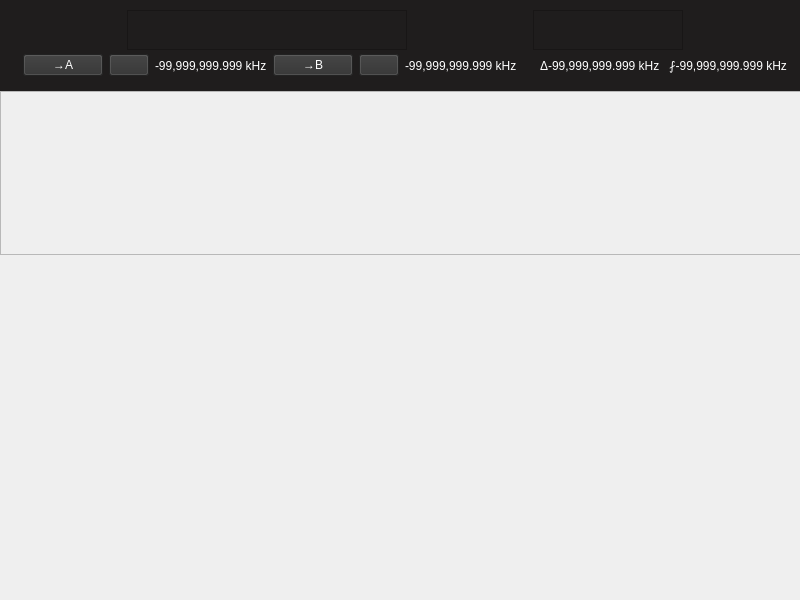
<?xml version="1.0" encoding="UTF-8"?>
<ui version="4.0">
 <class>Widget</class>
 <widget class="QWidget" name="Widget">
  <property name="geometry">
   <rect>
    <x>0</x>
    <y>0</y>
    <width>800</width>
    <height>600</height>
   </rect>
  </property>
  <property name="windowTitle">
   <string>Widget</string>
  </property>
  <widget class="CPlotter" name="plotter">
   <property name="geometry">
    <rect>
     <x>0</x>
     <y>91</y>
     <width>808</width>
     <height>164</height>
    </rect>
   </property>
   <property name="sizePolicy">
    <sizepolicy hsizetype="Expanding" vsizetype="Expanding">
     <horstretch>0</horstretch>
     <verstretch>0</verstretch>
    </sizepolicy>
   </property>
   <property name="autoFillBackground">
    <bool>true</bool>
   </property>
   <property name="frameShape">
    <enum>QFrame::StyledPanel</enum>
   </property>
   <property name="frameShadow">
    <enum>QFrame::Raised</enum>
   </property>
  </widget>
  <widget class="QFrame" name="frame">
   <property name="geometry">
    <rect>
     <x>0</x>
     <y>0</y>
     <width>808</width>
     <height>91</height>
    </rect>
   </property>
   <property name="sizePolicy">
    <sizepolicy hsizetype="Minimum" vsizetype="Minimum">
     <horstretch>0</horstretch>
     <verstretch>0</verstretch>
    </sizepolicy>
   </property>
   <property name="styleSheet">
    <string notr="true">background-color: rgb(31, 29, 29);</string>
   </property>
   <property name="frameShape">
    <enum>QFrame::NoFrame</enum>
   </property>
   <property name="frameShadow">
    <enum>QFrame::Plain</enum>
   </property>
   <property name="lineWidth">
    <number>0</number>
   </property>
   <layout class="QHBoxLayout" name="horizontalLayout_2" stretch="0">
    <property name="spacing">
     <number>0</number>
    </property>
    <property name="leftMargin">
     <number>6</number>
    </property>
    <property name="topMargin">
     <number>10</number>
    </property>
    <property name="rightMargin">
     <number>4</number>
    </property>
    <property name="bottomMargin">
     <number>10</number>
    </property>
    <item>
     <layout class="QVBoxLayout" name="verticalLayout">
      <property name="spacing">
       <number>0</number>
      </property>
      <item>
       <layout class="QHBoxLayout" name="horizontalLayout_4">
        <property name="spacing">
         <number>6</number>
        </property>
        <item>
         <spacer name="horizontalSpacer_7">
          <property name="orientation">
           <enum>Qt::Horizontal</enum>
          </property>
          <property name="sizeHint" stdset="0">
           <size>
            <width>5</width>
            <height>15</height>
           </size>
          </property>
         </spacer>
        </item>
        <item>
         <widget class="CFreqCtrl" name="freqCtrl">
          <property name="sizePolicy">
           <sizepolicy hsizetype="Fixed" vsizetype="Fixed">
            <horstretch>0</horstretch>
            <verstretch>0</verstretch>
           </sizepolicy>
          </property>
          <property name="minimumSize">
           <size>
            <width>280</width>
            <height>40</height>
           </size>
          </property>
          <property name="toolTip">
           <string/>
          </property>
          <property name="frameShape">
           <enum>QFrame::StyledPanel</enum>
          </property>
          <property name="frameShadow">
           <enum>QFrame::Raised</enum>
          </property>
         </widget>
        </item>
        <item>
         <spacer name="horizontalSpacer_4">
          <property name="orientation">
           <enum>Qt::Horizontal</enum>
          </property>
          <property name="sizeHint" stdset="0">
           <size>
            <width>5</width>
            <height>15</height>
           </size>
          </property>
         </spacer>
        </item>
        <item>
         <widget class="CMeter" name="sMeter">
          <property name="sizePolicy">
           <sizepolicy hsizetype="Fixed" vsizetype="Fixed">
            <horstretch>0</horstretch>
            <verstretch>0</verstretch>
           </sizepolicy>
          </property>
          <property name="minimumSize">
           <size>
            <width>150</width>
            <height>40</height>
           </size>
          </property>
          <property name="frameShape">
           <enum>QFrame::StyledPanel</enum>
          </property>
          <property name="frameShadow">
           <enum>QFrame::Raised</enum>
          </property>
         </widget>
        </item>
        <item>
         <spacer name="horizontalSpacer_5">
          <property name="orientation">
           <enum>Qt::Horizontal</enum>
          </property>
          <property name="sizeHint" stdset="0">
           <size>
            <width>5</width>
            <height>15</height>
           </size>
          </property>
         </spacer>
        </item>
       </layout>
      </item>
      <item>
       <widget class="QFrame" name="markerFrame">
        <property name="styleSheet">
         <string notr="true">QPushButton {
	color: rgb(255, 255, 255);
	background-color: rgb(48, 48, 48);
 }</string>
        </property>
        <layout class="QHBoxLayout" name="markerHBox">
         <property name="spacing">
          <number>6</number>
         </property>
         <property name="leftMargin">
          <number>0</number>
         </property>
         <property name="topMargin">
          <number>0</number>
         </property>
         <property name="rightMargin">
          <number>0</number>
         </property>
         <property name="bottomMargin">
          <number>0</number>
         </property>
         <item>
          <spacer name="horizontalSpacer_2">
           <property name="orientation">
            <enum>Qt::Horizontal</enum>
           </property>
           <property name="sizeHint" stdset="0">
            <size>
             <width>0</width>
             <height>0</height>
            </size>
           </property>
          </spacer>
         </item>
         <item>
          <widget class="QPushButton" name="setMarkerButtonA">
           <property name="focusPolicy">
            <enum>Qt::NoFocus</enum>
           </property>
           <property name="text">
            <string>→A</string>
           </property>
          </widget>
         </item>
         <item>
          <widget class="QPushButton" name="clearMarkerButtonA">
           <property name="focusPolicy">
            <enum>Qt::NoFocus</enum>
           </property>
           <property name="text">
            <string/>
           </property>
           <property name="icon">
            <iconset resource="resources/icons.qrc">
             <normaloff>:/icons/icons/close.svg</normaloff>:/icons/icons/close.svg</iconset>
           </property>
          </widget>
         </item>
         <item>
          <widget class="QLabel" name="markerLabelA">
           <property name="sizePolicy">
            <sizepolicy hsizetype="Fixed" vsizetype="Preferred">
             <horstretch>0</horstretch>
             <verstretch>0</verstretch>
            </sizepolicy>
           </property>
           <property name="styleSheet">
            <string notr="true">color:rgb(255, 255, 255)</string>
           </property>
           <property name="text">
            <string>-99,999,999.999 kHz</string>
           </property>
          </widget>
         </item>
         <item>
          <widget class="QPushButton" name="setMarkerButtonB">
           <property name="focusPolicy">
            <enum>Qt::NoFocus</enum>
           </property>
           <property name="text">
            <string>→B</string>
           </property>
          </widget>
         </item>
         <item>
          <widget class="QPushButton" name="clearMarkerButtonB">
           <property name="focusPolicy">
            <enum>Qt::NoFocus</enum>
           </property>
           <property name="text">
            <string/>
           </property>
           <property name="icon">
            <iconset resource="resources/icons.qrc">
             <normaloff>:/icons/icons/close.svg</normaloff>:/icons/icons/close.svg</iconset>
           </property>
          </widget>
         </item>
         <item>
          <widget class="QLabel" name="markerLabelB">
           <property name="sizePolicy">
            <sizepolicy hsizetype="Fixed" vsizetype="Preferred">
             <horstretch>0</horstretch>
             <verstretch>0</verstretch>
            </sizepolicy>
           </property>
           <property name="styleSheet">
            <string notr="true">color:rgb(255, 255, 255)</string>
           </property>
           <property name="text">
            <string>-99,999,999.999 kHz</string>
           </property>
          </widget>
         </item>
         <item>
          <spacer name="horizontalSpacer">
           <property name="orientation">
            <enum>Qt::Horizontal</enum>
           </property>
           <property name="sizeHint" stdset="0">
            <size>
             <width>0</width>
             <height>0</height>
            </size>
           </property>
          </spacer>
         </item>
         <item>
          <widget class="QLabel" name="deltaFreqLabel">
           <property name="sizePolicy">
            <sizepolicy hsizetype="Fixed" vsizetype="Preferred">
             <horstretch>0</horstretch>
             <verstretch>0</verstretch>
            </sizepolicy>
           </property>
           <property name="styleSheet">
            <string notr="true">color:rgb(255, 255, 255)</string>
           </property>
           <property name="text">
            <string>Δ-99,999,999.999 kHz   ⨏-99,999,999.999 kHz</string>
           </property>
          </widget>
         </item>
         <item>
          <spacer name="horizontalSpacer_6">
           <property name="orientation">
            <enum>Qt::Horizontal</enum>
           </property>
           <property name="sizeHint" stdset="0">
            <size>
             <width>0</width>
             <height>0</height>
            </size>
           </property>
          </spacer>
         </item>
        </layout>
       </widget>
      </item>
     </layout>
    </item>
   </layout>
  </widget>
 </widget>
 <customwidgets>
  <customwidget>
   <class>CFreqCtrl</class>
   <extends>QFrame</extends>
   <header>freqctrl.h</header>
   <container>1</container>
  </customwidget>
  <customwidget>
   <class>CPlotter</class>
   <extends>QFrame</extends>
   <header>plotter.h</header>
   <container>1</container>
  </customwidget>
  <customwidget>
   <class>CMeter</class>
   <extends>QFrame</extends>
   <header>meter.h</header>
   <container>1</container>
  </customwidget>
 </customwidgets>
 <resources>
  <include location="resources/icons.qrc"/>
 </resources>
 <connections/>
</ui>
